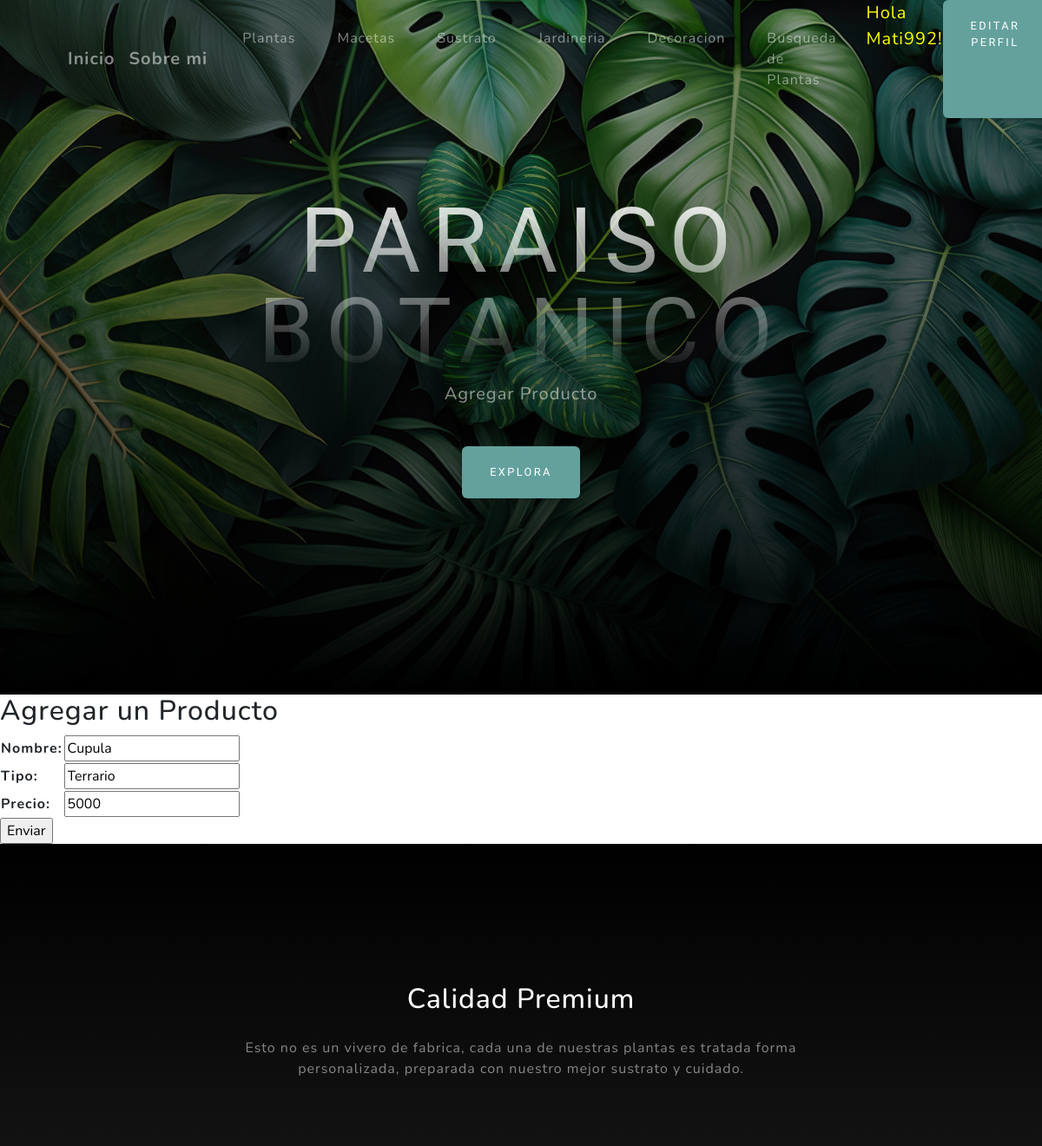
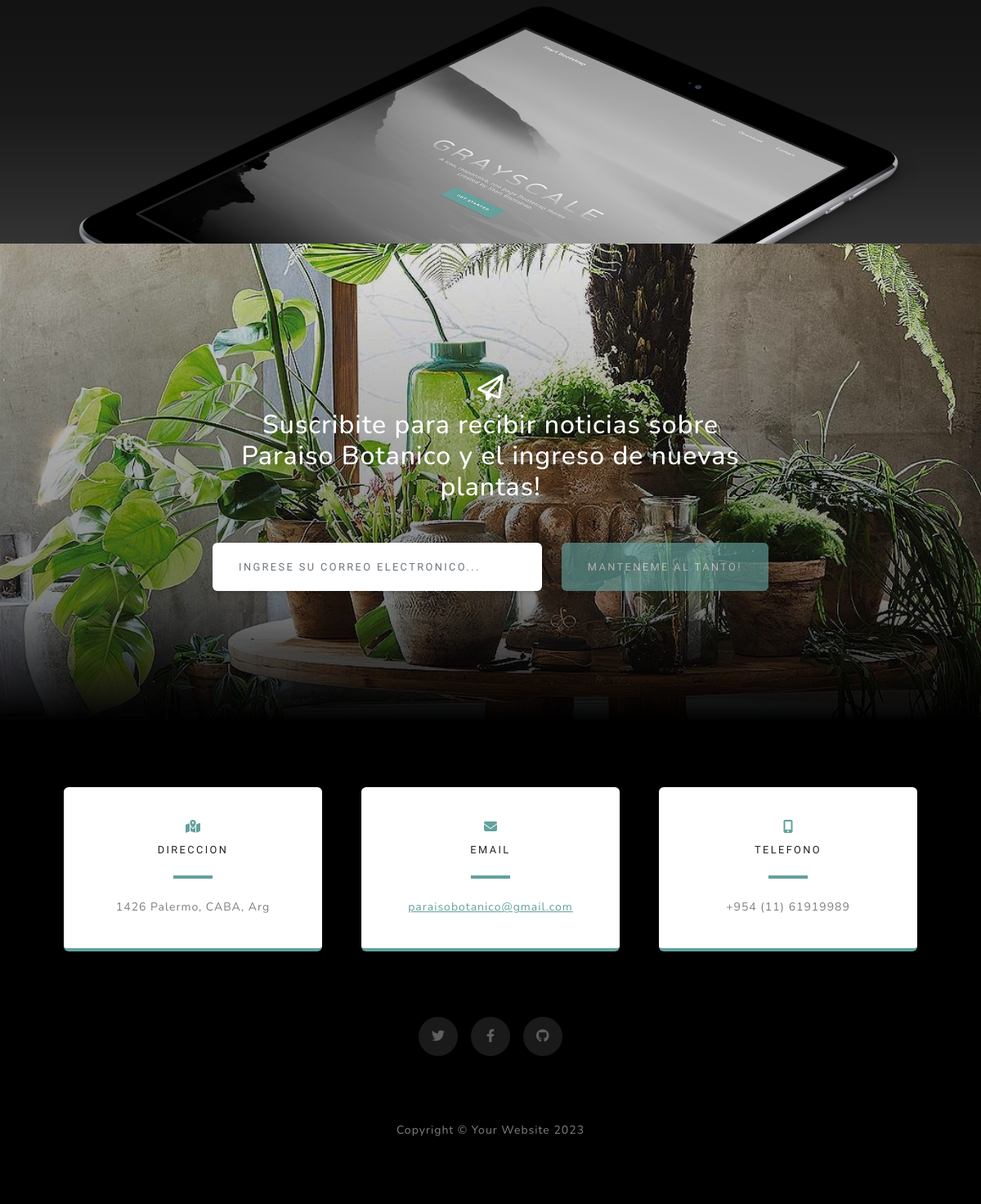
Screenshot of /update_decoration/2/ (signed in) with the database file from the repository (2 pictures, top to bottom).
### aplicacion/models.py (models this page shows, shortened)
class Decoracion(models.Model):
    nombre = models.CharField(max_length=50)
    tipo = models.CharField(max_length=50)
    precio = models.IntegerField()
    class Meta:
        verbose_name = "Decoracion"
        verbose_name_plural = "Decoracion"
        ordering = ['-tipo']

### aplicacion/views.py (the view)
class DecoracionUpdate(LoginRequiredMixin, UpdateView):
    model = Decoracion
    fields = ['nombre', 'tipo', 'precio']
    success_url = reverse_lazy('dekoration')

### aplicacion/templates/aplicacion/decoracion_form.html (shortened to what this page needs)
{% extends 'aplicacion/base.html' %}
{% load  %}
{% block titulo %}
Agregar Producto
{% endblock titulo %}
{% block contenido %}
<body>
    <h2>Agregar un Producto</h2>
    <form action="" method="post">
       <table>
         {{form.as_table}}
       </table>
        <input type="submit" value="Enviar">
    </form>
</body>
</html>
{% endblock contenido %}

### aplicacion/templates/aplicacion/base.html (shortened to what this page needs)
<!DOCTYPE html>
<html lang="en">
    <head>
        {% load static %}
        <link href="{% static 'aplicacion/css/styles.css' %}"  rel="stylesheet" />
    </head>
    <body id="page-top">
        <nav class="navbar navbar-expand-lg navbar-light fixed-top" id="mainNav">
            <div class="container px-4 px-lg-5">
                <a class="navbar-brand" href="/">Inicio</a>
                <a class="navbar-brand" href="{% url 'uebermich' %}">Sobre mi</a>
                <div class="collapse navbar-collapse" id="navbarResponsive">
                    <ul class="navbar-nav ms-auto">
                        {% if user.is_authenticated %}
                        <li class="nav-item"><a class="nav-link" href="{% url 'pflanzen' %}">Plantas</a></li>
                        <li class="nav-item"><a class="nav-link" href="{% url 'blumentoepfe' %}">Macetas</a></li>
                        <li class="nav-item"><a class="nav-link" href="{% url 'substrat' %}">Sustrato</a></li>
                        <li class="nav-item"><a class="nav-link" href="{% url 'garten' %}">Jardineria</a></li>
                        <li class="nav-item"><a class="nav-link" href="{% url 'dekoration' %}">Decoracion</a></li>
                        <li class="nav-item"><a class="nav-link" href="{% url 'suchen_gattung' %}">Busqueda de Plantas</a></li>
                        <p style="color:yellow; font-size: 20px;margin-left: 10px;">Hola {{user.username}}!</p>
                        <a class="btn btn-primary" href="{% url 'editar_perfil' %}">Editar Perfil</a>
                    {% else %}
                        <a class="btn btn-success" href="{% url 'registro' %}">Registro</a>
                        <a class="btn btn-primary" href="{% url 'login' %}">Login</a>
                    {% endif %}
                    </ul>
                </div>
            </div>
        </nav>
        <header class="masthead">
            <div class="container px-4 px-lg-5 d-flex h-100 align-items-center justify-content-center">
                <div class="d-flex justify-content-center">
                    <div class="text-center">
                        <h1 class="mx-auto my-0 text-uppercase">Paraiso Botanico</h1>
                        <h2 class="text-white-50 mx-auto mt-2 mb-5">
                            {% block titulo %}
                            {% endblock titulo%}
                        </h2>
                        <a class="btn btn-primary" href="#about">Explora</a>
                    </div>
                </div>
            </div>
        </header>
        {% block contenido %}
        {% endblock contenido %}
        <section class="about-section text-center" id="about">
            <div class="container px-4 px-lg-5">
                <div class="row gx-4 gx-lg-5 justify-content-center">
                    <div class="col-lg-8">
                        <h2 class="text-white mb-4">Calidad Premium</h2>
                        <p class="text-white-50">
                            Esto no es un vivero de fabrica, cada una de nuestras plantas es tratada forma personalizada, preparada con nuestro mejor sustrato y cuidado.
                        </p>
                    </div>
                </div>
                <img class="img-fluid" src="assets/img/ipad.png" alt="..." />
            </div>
        </section>
        <section class="signup-section" id="signup">
            <div class="container px-4 px-lg-5">
                <div class="row gx-4 gx-lg-5">
                    <div class="col-md-10 col-lg-8 mx-auto text-center">
                        <i class="far fa-paper-plane fa-2x mb-2 text-white"></i>
                        <h2 class="text-white mb-5">Suscribite para recibir noticias sobre Paraiso Botanico y el ingreso de nuevas plantas!</h2>
                        <form class="form-signup" id="contactForm" data-sb-form-api-token="API_TOKEN">
                            <div class="row input-group-newsletter">
                                <div class="col"><input class="form-control" id="emailAddress" type="email" placeholder="Ingrese su correo electronico..." aria-label="Enter email address..." data-sb-validations="required,email" /></div>
                                <div class="col-auto"><button class="btn btn-primary disabled" id="submitButton" type="submit">manteneme al tanto!</button></div>
                            </div>
                        </form>
                    </div>
                </div>
            </div>
        </section>
        <section class="contact-section bg-black">
            <div class="container px-4 px-lg-5">
                <div class="row gx-4 gx-lg-5">
                    <div class="col-md-4 mb-3 mb-md-0">
                        <div class="card py-4 h-100">
                            <div class="card-body text-center">
                                <i class="fas fa-map-marked-alt text-primary mb-2"></i>
                                <h4 class="text-uppercase m-0">Direccion</h4>
                                <hr class="my-4 mx-auto" />
                                <div class="small text-black-50">1426 Palermo, CABA, Arg</div>
                            </div>
                        </div>
                    </div>
                    <div class="col-md-4 mb-3 mb-md-0">
                        <div class="card py-4 h-100">
                            <div class="card-body text-center">
                                <i class="fas fa-envelope text-primary mb-2"></i>
                                <h4 class="text-uppercase m-0">Email</h4>
                                <hr class="my-4 mx-auto" />
                                <div class="small text-black-50"><a href="#!">paraisobotanico@gmail.com</a></div>
                            </div>
                        </div>
                    </div>
                    <div class="col-md-4 mb-3 mb-md-0">
                        <div class="card py-4 h-100">
                            <div class="card-body text-center">
                                <i class="fas fa-mobile-alt text-primary mb-2"></i>
                                <h4 class="text-uppercase m-0">Telefono</h4>
                                <hr class="my-4 mx-auto" />
                                <div class="small text-black-50">+954 (11) 61919989</div>
                            </div>
                        </div>
                    </div>
                </div>
                <div class="social d-flex justify-content-center">
                    <a class="mx-2" href="https://twitter.com/Mattyy992"><i class="fab fa-twitter"></i></a>
                    <a class="mx-2" href="https://es-la.facebook.com/"><i class="fab fa-facebook-f"></i></a>
                    <a class="mx-2" href="https://github.com/Klemen992"><i class="fab fa-github"></i></a>
                </div>
            </div>
        </section>
        <footer class="footer bg-black small text-center text-white-50"><div class="container px-4 px-lg-5">Copyright &copy; Your Website 2023</div></footer>
    </body>
</html>

### rows the page displays
Decoracion: nombre "Cupula", tipo "Terrario", precio "5000"

### other values shown
{{ user.username }} "Mati992"
